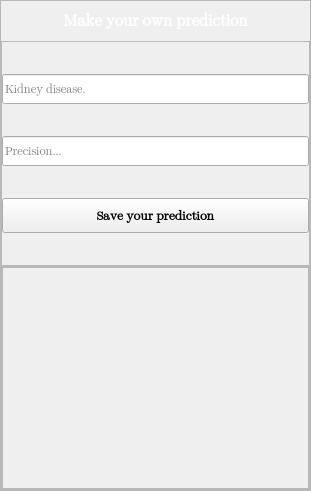
               <widget class="QFrame" name="frame_13">
                <property name="sizePolicy">
                 <sizepolicy hsizetype="Expanding" vsizetype="Expanding">
                  <horstretch>0</horstretch>
                  <verstretch>0</verstretch>
                 </sizepolicy>
                </property>
                <property name="minimumSize">
                 <size>
                  <width>311</width>
                  <height>491</height>
                 </size>
                </property>
                <property name="maximumSize">
                 <size>
                  <width>311</width>
                  <height>491</height>
                 </size>
                </property>
                <property name="frameShape">
                 <enum>QFrame::StyledPanel</enum>
                </property>
                <property name="frameShadow">
                 <enum>QFrame::Raised</enum>
                </property>
                <layout class="QVBoxLayout" name="verticalLayout_15">
                 <property name="spacing">
                  <number>0</number>
                 </property>
                 <property name="leftMargin">
                  <number>0</number>
                 </property>
                 <property name="topMargin">
                  <number>0</number>
                 </property>
                 <property name="rightMargin">
                  <number>0</number>
                 </property>
                 <property name="bottomMargin">
                  <number>0</number>
                 </property>
                 <item>
                  <widget class="QPushButton" name="scan_make_your_own_prediction_btn">
                   <property name="minimumSize">
                    <size>
                     <width>0</width>
                     <height>40</height>
                    </size>
                   </property>
                   <property name="font">
                    <font>
                     <family>Segoe UI Emoji</family>
                     <pointsize>12</pointsize>
                     <weight>75</weight>
                     <bold>true</bold>
                    </font>
                   </property>
                   <property name="styleSheet">
                    <string notr="true">color : #fff;</string>
                   </property>
                   <property name="text">
                    <string>Make your own prediction</string>
                   </property>
                   <property name="icon">
                    <iconset resource="resource.qrc">
                     <normaloff>:/icons/icons/graduation_cap_30px.png</normaloff>:/icons/icons/graduation_cap_30px.png</iconset>
                   </property>
                   <property name="iconSize">
                    <size>
                     <width>30</width>
                     <height>30</height>
                    </size>
                   </property>
                   <property name="flat">
                    <bool>true</bool>
                   </property>
                  </widget>
                 </item>
                 <item>
                  <widget class="QFrame" name="frame_17">
                   <property name="sizePolicy">
                    <sizepolicy hsizetype="Expanding" vsizetype="Preferred">
                     <horstretch>0</horstretch>
                     <verstretch>0</verstretch>
                    </sizepolicy>
                   </property>
                   <property name="frameShape">
                    <enum>QFrame::StyledPanel</enum>
                   </property>
                   <property name="frameShadow">
                    <enum>QFrame::Raised</enum>
                   </property>
                   <layout class="QVBoxLayout" name="verticalLayout_16">
                    <property name="spacing">
                     <number>0</number>
                    </property>
                    <property name="leftMargin">
                     <number>0</number>
                    </property>
                    <property name="topMargin">
                     <number>0</number>
                    </property>
                    <property name="rightMargin">
                     <number>0</number>
                    </property>
                    <property name="bottomMargin">
                     <number>0</number>
                    </property>
                    <item>
                     <widget class="QLineEdit" name="scan_own_predict_input">
                      <property name="minimumSize">
                       <size>
                        <width>0</width>
                        <height>30</height>
                       </size>
                      </property>
                      <property name="font">
                       <font>
                        <family>Segoe UI Emoji</family>
                        <pointsize>9</pointsize>
                        <weight>50</weight>
                        <bold>false</bold>
                       </font>
                      </property>
                      <property name="placeholderText">
                       <string>Kidney disease.</string>
                      </property>
                     </widget>
                    </item>
                    <item>
                     <widget class="QLineEdit" name="scan_own_precision_input">
                      <property name="minimumSize">
                       <size>
                        <width>0</width>
                        <height>30</height>
                       </size>
                      </property>
                      <property name="font">
                       <font>
                        <family>Segoe UI Emoji</family>
                        <pointsize>9</pointsize>
                        <weight>50</weight>
                        <bold>false</bold>
                       </font>
                      </property>
                      <property name="placeholderText">
                       <string>Precision...</string>
                      </property>
                     </widget>
                    </item>
                    <item>
                     <widget class="QPushButton" name="scan_save_your_prediction_btn">
                      <property name="minimumSize">
                       <size>
                        <width>0</width>
                        <height>35</height>
                       </size>
                      </property>
                      <property name="font">
                       <font>
                        <family>Segoe UI Emoji</family>
                        <pointsize>10</pointsize>
                        <weight>75</weight>
                        <bold>true</bold>
                       </font>
                      </property>
                      <property name="text">
                       <string>Save your prediction</string>
                      </property>
                      <property name="icon">
                       <iconset resource="resource.qrc">
                        <normaloff>:/icons/icons/save_50px.png</normaloff>:/icons/icons/save_50px.png</iconset>
                      </property>
                      <property name="iconSize">
                       <size>
                        <width>30</width>
                        <height>30</height>
                       </size>
                      </property>
                     </widget>
                    </item>
                   </layout>
                  </widget>
                 </item>
                 <item>
                  <widget class="QFrame" name="frame_18">
                   <property name="sizePolicy">
                    <sizepolicy hsizetype="Expanding" vsizetype="Preferred">
                     <horstretch>0</horstretch>
                     <verstretch>0</verstretch>
                    </sizepolicy>
                   </property>
                   <property name="frameShape">
                    <enum>QFrame::StyledPanel</enum>
                   </property>
                   <property name="frameShadow">
                    <enum>QFrame::Raised</enum>
                   </property>
                   <layout class="QVBoxLayout" name="verticalLayout_17">
                    <property name="spacing">
                     <number>0</number>
                    </property>
                    <property name="leftMargin">
                     <number>0</number>
                    </property>
                    <property name="topMargin">
                     <number>0</number>
                    </property>
                    <property name="rightMargin">
                     <number>0</number>
                    </property>
                    <property name="bottomMargin">
                     <number>0</number>
                    </property>
                    <item>
                     <widget class="QFrame" name="scan_qrcode_left_frame">
                      <property name="frameShape">
                       <enum>QFrame::StyledPanel</enum>
                      </property>
                      <property name="frameShadow">
                       <enum>QFrame::Raised</enum>
                      </property>
                      <layout class="QVBoxLayout" name="verticalLayout_18">
                       <property name="spacing">
                        <number>0</number>
                       </property>
                       <property name="leftMargin">
                        <number>0</number>
                       </property>
                       <property name="topMargin">
                        <number>0</number>
                       </property>
                       <property name="rightMargin">
                        <number>0</number>
                       </property>
                       <property name="bottomMargin">
                        <number>0</number>
                       </property>
                       <item alignment="Qt::AlignHCenter|Qt::AlignVCenter">
                        <widget class="QLabel" name="scan_qrcode_left_label">
                         <property name="minimumSize">
                          <size>
                           <width>100</width>
                           <height>100</height>
                          </size>
                         </property>
                         <property name="maximumSize">
                          <size>
                           <width>100</width>
                           <height>100</height>
                          </size>
                         </property>
                         <property name="text">
                          <string/>
                         </property>
                         <property name="pixmap">
                          <pixmap resource="resource.qrc">:/icons/icons/qr_code_24px.png</pixmap>
                         </property>
                         <property name="scaledContents">
                          <bool>true</bool>
                         </property>
                         <property name="alignment">
                          <set>Qt::AlignCenter</set>
                         </property>
                        </widget>
                       </item>
                      </layout>
                     </widget>
                    </item>
                   </layout>
                  </widget>
                 </item>
                </layout>
               </widget>
